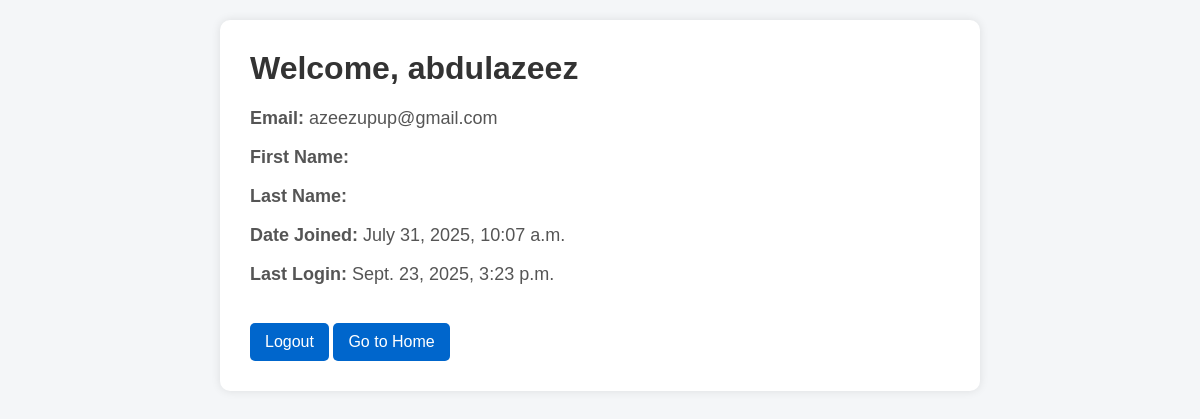
Page /users/profile/ (signed in) on the committed database.
### users/models.py (models this page shows, shortened)
class User(AbstractUser):
    sb_balance = models.IntegerField(default=0)

### users/views.py (the view)
# urls.py: path('profile/', views.profile_view, name='profile'),
@login_required
def profile_view(request):
    return render(request, 'profile.html')

### templates/profile.html (shortened to what this page needs)
<!DOCTYPE html>
<html>
<head>
</head>
<body>
    <div class="container">
        <h1>Welcome, {{ user.username }}</h1>
        <div class="info">
            <p><strong>Email:</strong> {{ user.email }}</p>
            <p><strong>First Name:</strong> {{ user.first_name }}</p>
            <p><strong>Last Name:</strong> {{ user.last_name }}</p>
            <p><strong>Date Joined:</strong> {{ user.date_joined }}</p>
            <p><strong>Last Login:</strong> {{ user.last_login }}</p>
        </div>
        <a href="{% url 'logout' %}" class="button">Logout</a>
        <a href="/" class="button">Go to Home</a>
    </div>
</body>
</html>

### templates/profile.html (style rules this page uses)
body { font-family: Arial, sans-serif; background-color: #f4f6f8; margin: 0; padding: 20px; }
.container { max-width: 700px; margin: auto; background-color: #ffffff; padding: 30px; border-radius: 10px; box-shadow: 0px 0px 10px rgba(0, 0, 0, 0.1); }
h1 { margin-top: 0; color: #333; }
.info { margin-top: 20px; }
.info p { font-size: 18px; color: #555; }
a.button { display: inline-block; margin-top: 20px; padding: 10px 15px; background-color: #0066cc; color: white; text-decoration: none; border-radius: 5px; }

### rows in the picture
User: username "abdulazeez", email "azeezupup@gmail.com", date_joined "July 31, 2025, 10:07 a.m.", last_login "Sept. 23, 2025, 3:23 p.m."
